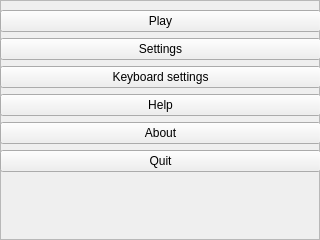
<?xml version="1.0" encoding="UTF-8"?>
<ui version="4.0">
 <class>mainMenuFrame</class>
 <widget class="QFrame" name="mainMenuFrame">
  <property name="geometry">
   <rect>
    <x>0</x>
    <y>0</y>
    <width>320</width>
    <height>240</height>
   </rect>
  </property>
  <property name="windowTitle">
   <string/>
  </property>
  <property name="styleSheet">
   <string notr="true"/>
  </property>
  <property name="frameShape">
   <enum>QFrame::StyledPanel</enum>
  </property>
  <property name="frameShadow">
   <enum>QFrame::Raised</enum>
  </property>
  <widget class="QWidget" name="verticalLayoutWidget">
   <property name="geometry">
    <rect>
     <x>0</x>
     <y>10</y>
     <width>321</width>
     <height>211</height>
    </rect>
   </property>
   <layout class="QVBoxLayout" name="verticalLayout">
    <item>
     <widget class="QPushButton" name="m_newGameBtn">
      <property name="text">
       <string>Play</string>
      </property>
     </widget>
    </item>
    <item>
     <widget class="QPushButton" name="m_settingsBtn">
      <property name="text">
       <string>Settings</string>
      </property>
     </widget>
    </item>
    <item>
     <widget class="QPushButton" name="m_inputBtn">
      <property name="text">
       <string>Keyboard settings</string>
      </property>
     </widget>
    </item>
    <item>
     <widget class="QPushButton" name="m_informationBtn">
      <property name="text">
       <string>Help</string>
      </property>
     </widget>
    </item>
    <item>
     <widget class="QPushButton" name="m_aboutBtn">
      <property name="text">
       <string>About</string>
      </property>
     </widget>
    </item>
    <item>
     <widget class="QPushButton" name="m_quitBtn">
      <property name="text">
       <string>Quit</string>
      </property>
     </widget>
    </item>
    <item>
     <spacer name="verticalSpacer">
      <property name="orientation">
       <enum>Qt::Vertical</enum>
      </property>
      <property name="sizeHint" stdset="0">
       <size>
        <width>20</width>
        <height>40</height>
       </size>
      </property>
     </spacer>
    </item>
   </layout>
  </widget>
  <action name="actionNewGame">
   <property name="text">
    <string>Play</string>
   </property>
  </action>
  <action name="actionSettings">
   <property name="text">
    <string>Game Settings</string>
   </property>
  </action>
  <action name="actionQuit">
   <property name="text">
    <string>Quit</string>
   </property>
  </action>
  <action name="actionAbout">
   <property name="text">
    <string>About</string>
   </property>
  </action>
  <action name="actionInputSettings">
   <property name="text">
    <string>Keyboard settings</string>
   </property>
  </action>
  <action name="actionHelp">
   <property name="text">
    <string>Help</string>
   </property>
  </action>
 </widget>
 <resources/>
 <connections>
  <connection>
   <sender>m_newGameBtn</sender>
   <signal>clicked()</signal>
   <receiver>actionNewGame</receiver>
   <slot>trigger()</slot>
   <hints>
    <hint type="sourcelabel">
     <x>120</x>
     <y>42</y>
    </hint>
    <hint type="destinationlabel">
     <x>-1</x>
     <y>-1</y>
    </hint>
   </hints>
  </connection>
  <connection>
   <sender>m_settingsBtn</sender>
   <signal>clicked()</signal>
   <receiver>actionSettings</receiver>
   <slot>trigger()</slot>
   <hints>
    <hint type="sourcelabel">
     <x>120</x>
     <y>100</y>
    </hint>
    <hint type="destinationlabel">
     <x>-1</x>
     <y>-1</y>
    </hint>
   </hints>
  </connection>
  <connection>
   <sender>m_aboutBtn</sender>
   <signal>clicked()</signal>
   <receiver>actionAbout</receiver>
   <slot>trigger()</slot>
   <hints>
    <hint type="sourcelabel">
     <x>120</x>
     <y>158</y>
    </hint>
    <hint type="destinationlabel">
     <x>-1</x>
     <y>-1</y>
    </hint>
   </hints>
  </connection>
  <connection>
   <sender>m_quitBtn</sender>
   <signal>clicked()</signal>
   <receiver>actionQuit</receiver>
   <slot>trigger()</slot>
   <hints>
    <hint type="sourcelabel">
     <x>120</x>
     <y>216</y>
    </hint>
    <hint type="destinationlabel">
     <x>-1</x>
     <y>-1</y>
    </hint>
   </hints>
  </connection>
  <connection>
   <sender>m_informationBtn</sender>
   <signal>clicked()</signal>
   <receiver>actionHelp</receiver>
   <slot>trigger()</slot>
   <hints>
    <hint type="sourcelabel">
     <x>120</x>
     <y>175</y>
    </hint>
    <hint type="destinationlabel">
     <x>-1</x>
     <y>-1</y>
    </hint>
   </hints>
  </connection>
  <connection>
   <sender>m_inputBtn</sender>
   <signal>clicked()</signal>
   <receiver>actionInputSettings</receiver>
   <slot>trigger()</slot>
   <hints>
    <hint type="sourcelabel">
     <x>120</x>
     <y>146</y>
    </hint>
    <hint type="destinationlabel">
     <x>-1</x>
     <y>-1</y>
    </hint>
   </hints>
  </connection>
 </connections>
</ui>
